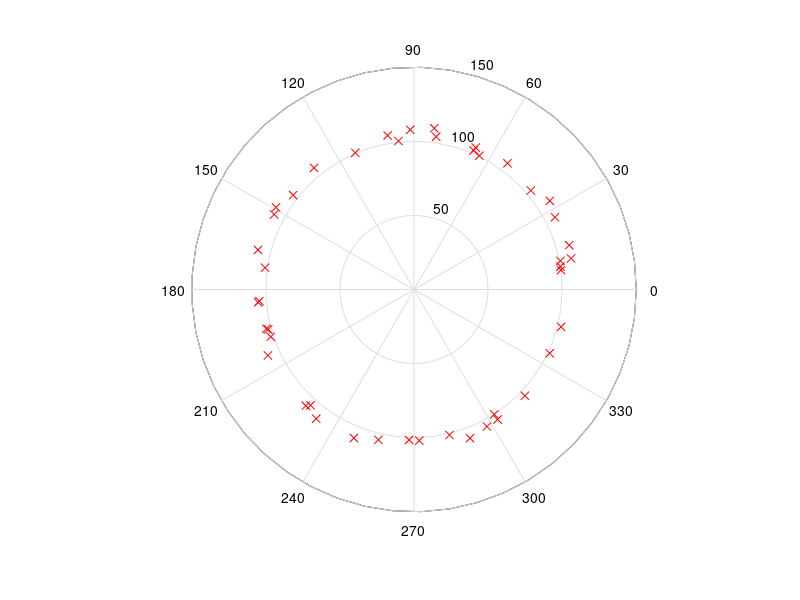
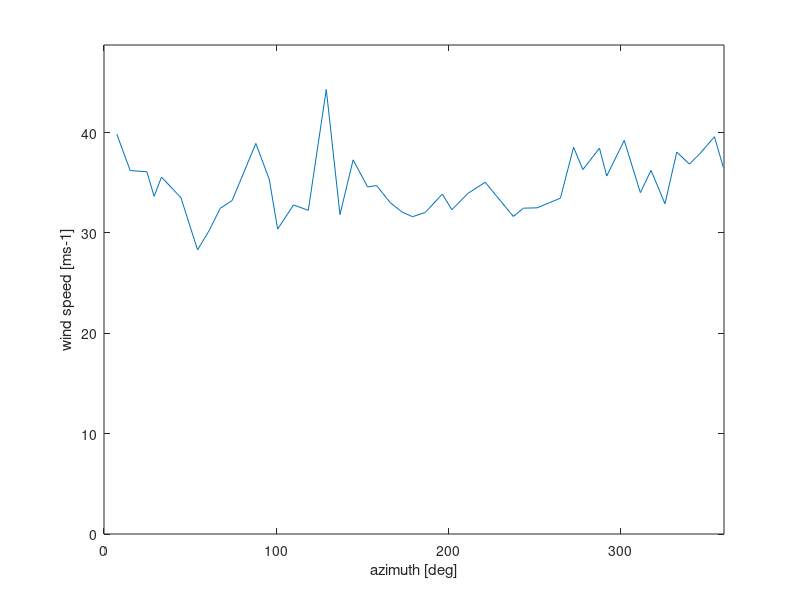

MATLAB code for these plots, in order: (Note: this script raises an error after producing the figures.)
%TC_wind_fourier_decomp_test.m

clear
clc
close('all')

load wind_data_ex.mat
    %vars: rr, th_grid, VV_TC

r1 = 100*1000;  %[m]
r2 = 110*1000;  %[m]

ii_good = find(rr>=r1 & rr<=r2);

rr_good = rr(ii_good);
th_good = th_grid(ii_good);
VV_good = VV_TC(ii_good);
size(VV_good)

[th_good,i_sort] = sort(th_good);
rr_good = rr_good(i_sort);
VV_good = VV_good(i_sort);

figure(1)
polar(th_good,rr_good/1000,'rx')
figure(2)
plot(th_good,VV_good)
xlabel('azimuth [deg]')
ylabel('wind speed [ms-1]')
axis([0 360 0 1.1*max(VV_good)])

%% Perform fourier decomposition
p = abs(fft(VV_good))/(N/2);    %% absolute value of the fft
p = p(1:N/2).^2;    %% take the positve frequency half, only
freq = [0:N/2-1]/T; %[Hz]; frequency in real time

semilogy(freq,p);   %plot power spectrum
axis([0 30 0 1]);